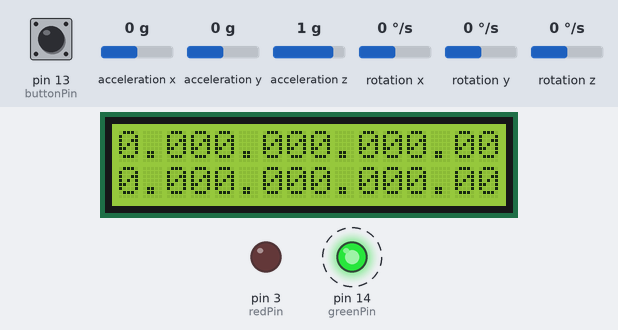
The sketch below on a simulated Arduino Uno, built with avr-gcc and run on an emulated ATmega328P. Shown: 16×2 character LCD, output pins drawn as LEDs (lit = HIGH). Dashed ring = blinking. Inputs (shaded band) come from the test bench; at power-on: acceleration x 0 g, acceleration y 0 g, acceleration z 1 g, rotation z 0 °/s, pin 13 (buttonPin) LOW, rotation x 0 °/s, rotation y 0 °/s. The sensor or clock chip raises its interrupt line as the real part does.

Above: at 2.8 s.
2.9 s: acceleration x set to -1.4 g
At 3.1 s:
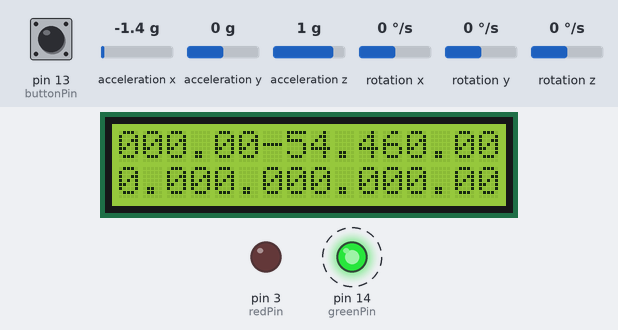
4.4 s: acceleration y set to -1.4 g
At 4.67 s:
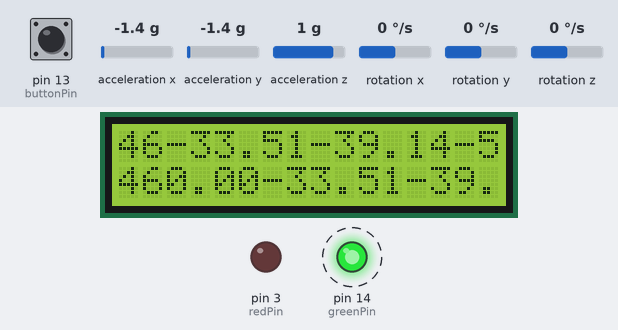
6.0 s: acceleration z set to -1.4 g
At 6.25 s:
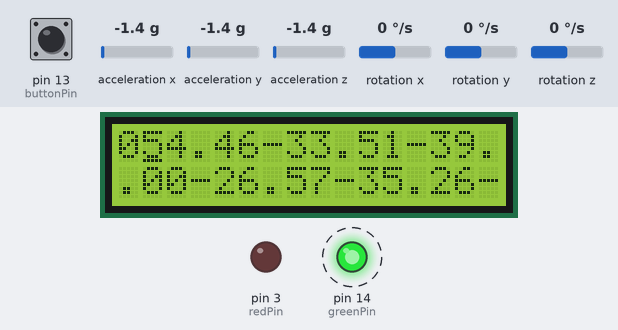
7.5 s: rotation z set to -192 °/s
At 7.88 s:
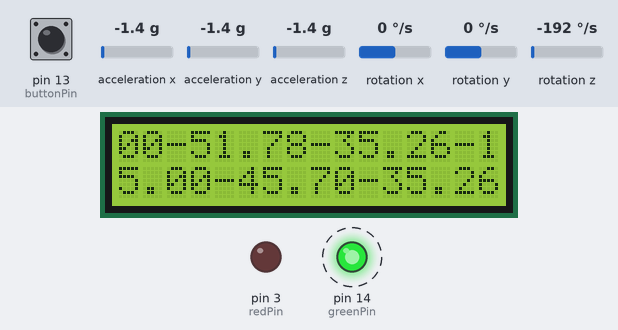
Timing chart, 0 to 10.2 s (numbered marks = the images above; inputs shaded):
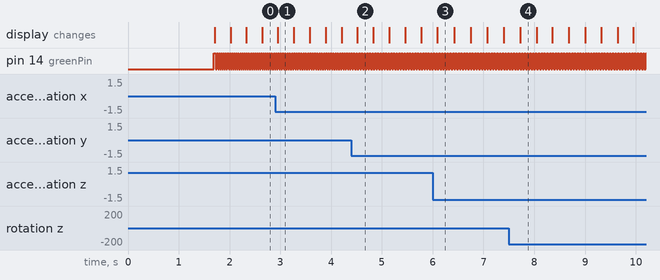

Measured:
- by itself, pin 14 (greenPin): alternates HIGH for 0.03 s and LOW for 0.03 s

The sketch:

HeadTrackerMRIG.ino
```cpp
#include <LiquidCrystal_I2C.h>
#include "I2Cdev.h"
#include "MPU6050_6Axis_MotionApps20.h"
#define redPin 3    //ACTIVITY LED
#define greenPin 14 //STATUS LED
#define buttonPin 13
#define INTERRUPT_PIN 12
bool activity = false;
bool blinkState = false;
bool dmpReady = false;  // set true if DMP init was successful
uint8_t mpuIntStatus;   // holds actual interrupt status byte from MPU
uint8_t devStatus;      // return status after each device operation (0 = success, !0 = error)
uint16_t packetSize;    // expected DMP packet size (default is 42 bytes)
uint16_t fifoCount;     // count of all bytes currently in FIFO
uint8_t fifoBuffer[64]; // FIFO storage buffer
Quaternion q;
VectorFloat gravity;
float ypr[3];           // [yaw, pitch, roll]   yaw/pitch/roll container and gravity vector
volatile bool mpuInterrupt = false;     // indicates whether MPU interrupt pin has gone high
LiquidCrystal_I2C lcd(0x27,16,2);
MPU6050 mpu;
void setup() {
 pinMode(redPin,OUTPUT);
 pinMode(greenPin,OUTPUT);
 pinMode(buttonPin,INPUT);
 pinMode(INTERRUPT_PIN, INPUT);
 //LCD and LED Setup
 //lcd.begin();
 mpu.initialize();
 lcd.init();
 lcd.backlight();
 lcd.home();
 lcd.print(mpu.testConnection() ? F("Connected.") : F("Failed"));
 lcd.print(F("Ready."));
 delay(600);
devStatus = mpu.dmpInitialize(); //Sends a series of bytes to the sensor, dont understand it completely, but returns 0, after successfully setting up to the dmp.
    mpu.setXGyroOffset(220);
    mpu.setYGyroOffset(76);
    mpu.setZGyroOffset(-85);
    mpu.setZAccelOffset(1788); // 1688 factory default for my test chip
    // make sure it worked (returns 0 if so)
if (devStatus == 0) {
    // Calibration Time: generate offsets and calibrate our MPU6050
    mpu.CalibrateAccel(6); // Computes some sort of PID measurement, input is the number of iterations.
    mpu.CalibrateGyro(6); // ^^
    mpu.PrintActiveOffsets();
    mpu.setDMPEnabled(true);// sends enable bit to DMP
    attachInterrupt(digitalPinToInterrupt(INTERRUPT_PIN), dmpDataReady, RISING);
    mpuIntStatus = mpu.getIntStatus();//Reads the interupt status bits, which revert to 0, after being read. In short, it tells us if the register is read.(I think)
    dmpReady = true;
    packetSize = mpu.dmpGetFIFOPacketSize();
}
    else {
      lcd.print(F("Sensor Setup Failed."));
    }
 delay(500);
 lcd.cursor();
 lcd.blink();
 while(digitalRead(buttonPin)){
  delay(250); //for debounce
 //ledBlink(redPin,20);
 //ledBlink(redPin,20);
  ledBlink(greenPin,50);
 }
 lcd.noBlink();
 lcd.clear();
 lcd.home();
 digitalWrite(greenPin,HIGH);
}
void dmpDataReady() {
    mpuInterrupt = true;
}


void ledBlink(unsigned short int pin,unsigned int interval){
  digitalWrite(pin,HIGH);
  delay(interval);
  digitalWrite(pin,LOW);
}

void loop() {
    // if programming failed, don't try to do anything
    if (!dmpReady) return ;
    // read a packet from FIFO
    if (mpu.dmpGetCurrentFIFOPacket(fifoBuffer)) { // Get the Latest packet , uses the GetCurrentFIFOPacket function, which manages the FIFO buffer of the DMP, Prevents
      //potential buffer overflow, and resets
            // display Euler angles in degrees
            mpu.dmpGetQuaternion(&q, fifoBuffer);
            mpu.dmpGetGravity(&gravity, &q);
            mpu.dmpGetYawPitchRoll(ypr, &q, &gravity);
            lcd.print((float)(ypr[0] * 180/M_PI));
            lcd.print((float)(ypr[1] * 180/M_PI));
            lcd.print((float)(ypr[2] * 180/M_PI));
        // blink LED to indicate activity
        blinkState = !blinkState;
        digitalWrite(greenPin,blinkState);
}
}
```
